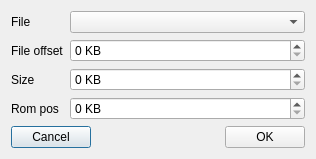
<?xml version="1.0" encoding="UTF-8"?>
<ui version="4.0">
 <class>RSEdialog</class>
 <widget class="QDialog" name="RSEdialog">
  <property name="geometry">
   <rect>
    <x>0</x>
    <y>0</y>
    <width>316</width>
    <height>151</height>
   </rect>
  </property>
  <property name="windowTitle">
   <string>Romset editor</string>
  </property>
  <property name="modal">
   <bool>true</bool>
  </property>
  <layout class="QVBoxLayout" name="verticalLayout">
   <item>
    <layout class="QGridLayout" name="gridLayout" columnstretch="0,10">
     <item row="1" column="0">
      <widget class="QLabel" name="label_2">
       <property name="toolTip">
        <string>Where this part starts in the file</string>
       </property>
       <property name="text">
        <string>File offset</string>
       </property>
      </widget>
     </item>
     <item row="2" column="0">
      <widget class="QLabel" name="label_3">
       <property name="toolTip">
        <string>How much of the file to take. 0 = to the end</string>
       </property>
       <property name="text">
        <string>Size</string>
       </property>
      </widget>
     </item>
     <item row="0" column="0">
      <widget class="QLabel" name="label">
       <property name="toolTip">
        <string>ROM file, from the roms folder</string>
       </property>
       <property name="text">
        <string>File</string>
       </property>
      </widget>
     </item>
     <item row="3" column="0">
      <widget class="QLabel" name="label_4">
       <property name="toolTip">
        <string>Where the part lands in the machine's ROM</string>
       </property>
       <property name="text">
        <string>Rom pos</string>
       </property>
      </widget>
     </item>
     <item row="0" column="1">
      <widget class="xTreeBox" name="cbFile">
       <property name="toolTip">
        <string>ROM file, from the roms folder</string>
       </property>
      </widget>
     </item>
     <item row="1" column="1">
      <widget class="QSpinBox" name="cbFoffset">
       <property name="toolTip">
        <string>Where this part starts in the file</string>
       </property>
       <property name="suffix">
        <string> KB</string>
       </property>
       <property name="maximum">
        <number>1024</number>
       </property>
      </widget>
     </item>
     <item row="2" column="1">
      <widget class="QSpinBox" name="cbFsize">
       <property name="toolTip">
        <string>How much of the file to take. 0 = to the end</string>
       </property>
       <property name="suffix">
        <string> KB</string>
       </property>
       <property name="maximum">
        <number>512</number>
       </property>
      </widget>
     </item>
     <item row="3" column="1">
      <widget class="QSpinBox" name="cbRoffset">
       <property name="toolTip">
        <string>Where the part lands in the machine's ROM</string>
       </property>
       <property name="suffix">
        <string> KB</string>
       </property>
       <property name="maximum">
        <number>512</number>
       </property>
      </widget>
     </item>
    </layout>
   </item>
   <item>
    <layout class="QHBoxLayout" name="horizontalLayout">
     <item>
      <widget class="QPushButton" name="rse_cancel">
       <property name="text">
        <string>Cancel</string>
       </property>
       <property name="icon">
        <iconset resource="../xpeccy.qrc">
         <normaloff>:/images/cancel.png</normaloff>:/images/cancel.png</iconset>
       </property>
      </widget>
     </item>
     <item>
      <spacer name="horizontalSpacer">
       <property name="orientation">
        <enum>Qt::Horizontal</enum>
       </property>
       <property name="sizeHint" stdset="0">
        <size>
         <width>40</width>
         <height>20</height>
        </size>
       </property>
      </spacer>
     </item>
     <item>
      <widget class="QPushButton" name="rse_apply">
       <property name="text">
        <string>OK</string>
       </property>
       <property name="icon">
        <iconset resource="../xpeccy.qrc">
         <normaloff>:/images/ok-apply.png</normaloff>:/images/ok-apply.png</iconset>
       </property>
      </widget>
     </item>
    </layout>
   </item>
  </layout>
 </widget>
 <customwidgets>
  <customwidget>
   <class>xTreeBox</class>
   <extends>QComboBox</extends>
   <header>xgui/xgui.h</header>
  </customwidget>
 </customwidgets>
 <tabstops>
  <tabstop>cbFile</tabstop>
  <tabstop>cbFoffset</tabstop>
  <tabstop>cbFsize</tabstop>
  <tabstop>cbRoffset</tabstop>
  <tabstop>rse_apply</tabstop>
  <tabstop>rse_cancel</tabstop>
 </tabstops>
 <resources>
  <include location="../xpeccy.qrc"/>
 </resources>
 <connections/>
</ui>
